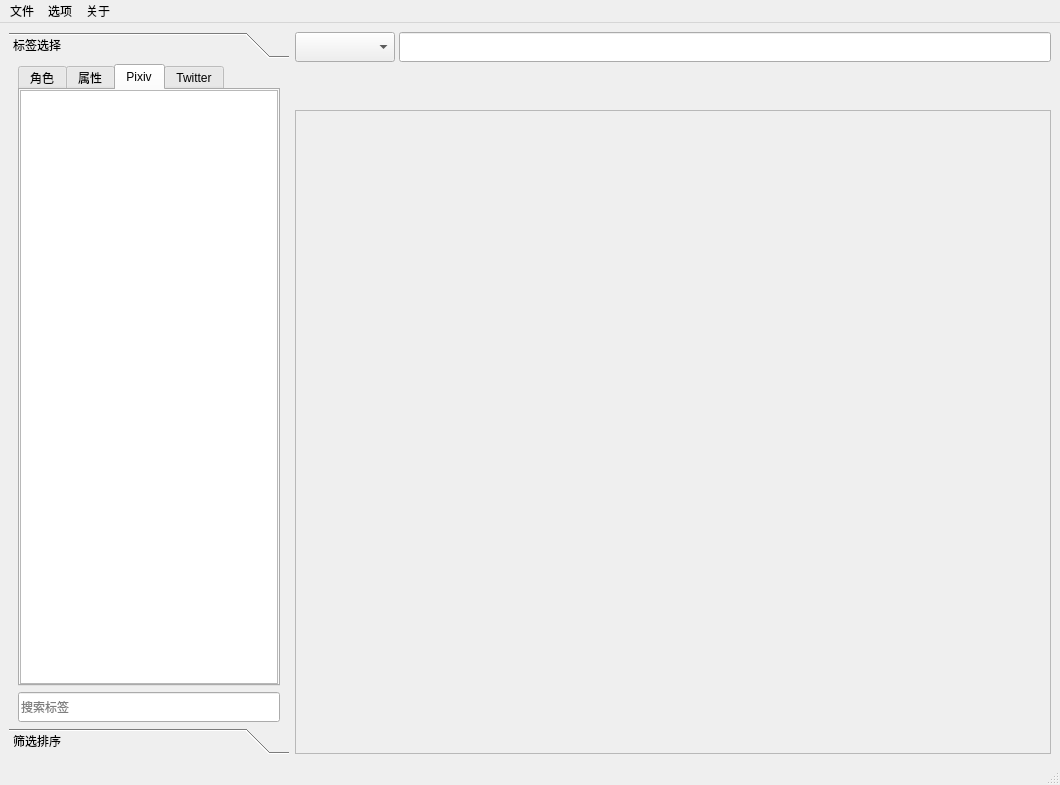
<?xml version="1.0" encoding="UTF-8"?>
<ui version="4.0">
 <class>MainWindow</class>
 <widget class="QMainWindow" name="MainWindow">
  <property name="enabled">
   <bool>true</bool>
  </property>
  <property name="geometry">
   <rect>
    <x>0</x>
    <y>0</y>
    <width>1060</width>
    <height>785</height>
   </rect>
  </property>
  <property name="windowTitle">
   <string>Waifu Gallery 插画管理</string>
  </property>
  <property name="windowIcon">
   <iconset>
    <normaloff>res/image/icon/picture_manager.png</normaloff>res/image/icon/picture_manager.png</iconset>
  </property>
  <widget class="QWidget" name="centralwidget">
   <layout class="QHBoxLayout" name="horizontalLayout_4">
    <item>
     <widget class="QToolBox" name="filterToolBox">
      <property name="maximumSize">
       <size>
        <width>280</width>
        <height>16777215</height>
       </size>
      </property>
      <property name="currentIndex">
       <number>0</number>
      </property>
      <widget class="QWidget" name="tagSelector">
       <property name="geometry">
        <rect>
         <x>0</x>
         <y>0</y>
         <width>280</width>
         <height>654</height>
        </rect>
       </property>
       <attribute name="label">
        <string>标签选择</string>
       </attribute>
       <layout class="QVBoxLayout" name="tagSelectorLayout">
        <property name="topMargin">
         <number>0</number>
        </property>
        <property name="bottomMargin">
         <number>0</number>
        </property>
        <item>
         <widget class="QTabWidget" name="tagListTabWidget">
          <property name="layoutDirection">
           <enum>Qt::LayoutDirection::LeftToRight</enum>
          </property>
          <property name="tabPosition">
           <enum>QTabWidget::TabPosition::North</enum>
          </property>
          <property name="tabShape">
           <enum>QTabWidget::TabShape::Rounded</enum>
          </property>
          <property name="currentIndex">
           <number>2</number>
          </property>
          <property name="tabsClosable">
           <bool>false</bool>
          </property>
          <widget class="QWidget" name="characterTagTab">
           <attribute name="title">
            <string>角色</string>
           </attribute>
           <layout class="QVBoxLayout" name="characterTagTabLayout">
            <property name="spacing">
             <number>0</number>
            </property>
            <property name="leftMargin">
             <number>0</number>
            </property>
            <property name="topMargin">
             <number>0</number>
            </property>
            <property name="rightMargin">
             <number>0</number>
            </property>
            <property name="bottomMargin">
             <number>0</number>
            </property>
            <item>
             <widget class="QListWidget" name="characterTagList"/>
            </item>
           </layout>
          </widget>
          <widget class="QWidget" name="generalTagTab">
           <attribute name="title">
            <string>属性</string>
           </attribute>
           <layout class="QVBoxLayout" name="characterTagListLayout">
            <property name="spacing">
             <number>0</number>
            </property>
            <property name="leftMargin">
             <number>0</number>
            </property>
            <property name="topMargin">
             <number>0</number>
            </property>
            <property name="rightMargin">
             <number>0</number>
            </property>
            <property name="bottomMargin">
             <number>0</number>
            </property>
            <item>
             <widget class="QListWidget" name="generalTagList"/>
            </item>
           </layout>
          </widget>
          <widget class="QWidget" name="pixivTagTab">
           <attribute name="title">
            <string>Pixiv</string>
           </attribute>
           <layout class="QVBoxLayout" name="attributeTagListLayout">
            <property name="spacing">
             <number>0</number>
            </property>
            <property name="leftMargin">
             <number>0</number>
            </property>
            <property name="topMargin">
             <number>0</number>
            </property>
            <property name="rightMargin">
             <number>0</number>
            </property>
            <property name="bottomMargin">
             <number>0</number>
            </property>
            <item>
             <widget class="QListWidget" name="pixivTagList"/>
            </item>
           </layout>
          </widget>
          <widget class="QWidget" name="twitterHashtagTab">
           <attribute name="title">
            <string>Twitter</string>
           </attribute>
           <layout class="QVBoxLayout" name="twitterTagTabLayout">
            <property name="spacing">
             <number>0</number>
            </property>
            <property name="leftMargin">
             <number>0</number>
            </property>
            <property name="topMargin">
             <number>0</number>
            </property>
            <property name="rightMargin">
             <number>0</number>
            </property>
            <property name="bottomMargin">
             <number>0</number>
            </property>
            <item>
             <widget class="QListWidget" name="twitterHashtagList"/>
            </item>
           </layout>
          </widget>
         </widget>
        </item>
        <item>
         <widget class="QLineEdit" name="searchTagTextEdit">
          <property name="minimumSize">
           <size>
            <width>0</width>
            <height>30</height>
           </size>
          </property>
          <property name="placeholderText">
           <string>搜索标签</string>
          </property>
         </widget>
        </item>
       </layout>
      </widget>
      <widget class="QWidget" name="imageFilter">
       <property name="geometry">
        <rect>
         <x>0</x>
         <y>0</y>
         <width>278</width>
         <height>561</height>
        </rect>
       </property>
       <attribute name="label">
        <string>筛选排序</string>
       </attribute>
       <layout class="QVBoxLayout" name="verticalLayout_5" stretch="3,2">
        <property name="leftMargin">
         <number>5</number>
        </property>
        <property name="rightMargin">
         <number>5</number>
        </property>
        <item>
         <widget class="QGroupBox" name="filterGroupBox">
          <property name="title">
           <string>筛选</string>
          </property>
          <layout class="QVBoxLayout" name="verticalLayout_6">
           <item>
            <layout class="QHBoxLayout" name="horizontalLayout_13">
             <item>
              <widget class="QLabel" name="label_11">
               <property name="text">
                <string>限制级别</string>
               </property>
              </widget>
             </item>
             <item>
              <spacer name="horizontalSpacer_6">
               <property name="orientation">
                <enum>Qt::Orientation::Horizontal</enum>
               </property>
               <property name="sizeHint" stdset="0">
                <size>
                 <width>40</width>
                 <height>20</height>
                </size>
               </property>
              </spacer>
             </item>
            </layout>
           </item>
           <item>
            <layout class="QHBoxLayout" name="horizontalLayout_14">
             <item>
              <widget class="QCheckBox" name="unknowRestrictCheckBox">
               <property name="text">
                <string>未知</string>
               </property>
               <property name="checked">
                <bool>true</bool>
               </property>
              </widget>
             </item>
             <item>
              <widget class="QCheckBox" name="allAgeCheckBox">
               <property name="text">
                <string>全年龄</string>
               </property>
               <property name="checked">
                <bool>true</bool>
               </property>
              </widget>
             </item>
             <item>
              <widget class="QCheckBox" name="r18CheckBox">
               <property name="text">
                <string>R-18</string>
               </property>
              </widget>
             </item>
             <item>
              <widget class="QCheckBox" name="r18gCheckBox">
               <property name="text">
                <string>R-18G</string>
               </property>
              </widget>
             </item>
            </layout>
           </item>
           <item>
            <widget class="Line" name="line_4">
             <property name="orientation">
              <enum>Qt::Orientation::Horizontal</enum>
             </property>
            </widget>
           </item>
           <item>
            <layout class="QHBoxLayout" name="horizontalLayout_15">
             <item>
              <widget class="QLabel" name="label_12">
               <property name="text">
                <string>AI类型</string>
               </property>
              </widget>
             </item>
             <item>
              <spacer name="horizontalSpacer_3">
               <property name="orientation">
                <enum>Qt::Orientation::Horizontal</enum>
               </property>
               <property name="sizeHint" stdset="0">
                <size>
                 <width>40</width>
                 <height>20</height>
                </size>
               </property>
              </spacer>
             </item>
            </layout>
           </item>
           <item>
            <layout class="QHBoxLayout" name="horizontalLayout_16">
             <item>
              <widget class="QCheckBox" name="unknowAICheckBox">
               <property name="text">
                <string>未知</string>
               </property>
               <property name="checked">
                <bool>true</bool>
               </property>
              </widget>
             </item>
             <item>
              <widget class="QCheckBox" name="noAICheckBox">
               <property name="text">
                <string>非AI</string>
               </property>
               <property name="checked">
                <bool>true</bool>
               </property>
              </widget>
             </item>
             <item>
              <widget class="QCheckBox" name="aiCheckBox">
               <property name="text">
                <string>AI生成</string>
               </property>
               <property name="checked">
                <bool>true</bool>
               </property>
              </widget>
             </item>
            </layout>
           </item>
           <item>
            <widget class="Line" name="line">
             <property name="orientation">
              <enum>Qt::Orientation::Horizontal</enum>
             </property>
            </widget>
           </item>
           <item>
            <layout class="QHBoxLayout" name="horizontalLayout_2">
             <item>
              <widget class="QLabel" name="label_3">
               <property name="text">
                <string>文件格式</string>
               </property>
              </widget>
             </item>
             <item>
              <spacer name="horizontalSpacer_2">
               <property name="orientation">
                <enum>Qt::Orientation::Horizontal</enum>
               </property>
               <property name="sizeHint" stdset="0">
                <size>
                 <width>40</width>
                 <height>20</height>
                </size>
               </property>
              </spacer>
             </item>
            </layout>
           </item>
           <item>
            <layout class="QHBoxLayout" name="horizontalLayout">
             <item>
              <widget class="QCheckBox" name="jpgCheckBox">
               <property name="text">
                <string>JPG</string>
               </property>
               <property name="checked">
                <bool>true</bool>
               </property>
              </widget>
             </item>
             <item>
              <widget class="QCheckBox" name="pngCheckBox">
               <property name="text">
                <string>PNG</string>
               </property>
               <property name="checked">
                <bool>true</bool>
               </property>
              </widget>
             </item>
             <item>
              <widget class="QCheckBox" name="gifCheckBox">
               <property name="text">
                <string>GIF</string>
               </property>
               <property name="checked">
                <bool>true</bool>
               </property>
              </widget>
             </item>
             <item>
              <widget class="QCheckBox" name="webpCheckBox">
               <property name="text">
                <string>WEBP</string>
               </property>
               <property name="checked">
                <bool>true</bool>
               </property>
              </widget>
             </item>
            </layout>
           </item>
           <item>
            <widget class="Line" name="line_3">
             <property name="orientation">
              <enum>Qt::Orientation::Horizontal</enum>
             </property>
            </widget>
           </item>
           <item>
            <layout class="QHBoxLayout" name="horizontalLayout_9">
             <item>
              <widget class="QLabel" name="label_4">
               <property name="text">
                <string>分辨率</string>
               </property>
              </widget>
             </item>
             <item>
              <spacer name="horizontalSpacer">
               <property name="orientation">
                <enum>Qt::Orientation::Horizontal</enum>
               </property>
               <property name="sizeHint" stdset="0">
                <size>
                 <width>40</width>
                 <height>20</height>
                </size>
               </property>
              </spacer>
             </item>
            </layout>
           </item>
           <item>
            <layout class="QHBoxLayout" name="horizontalLayout_6">
             <item>
              <widget class="QLabel" name="label">
               <property name="text">
                <string>宽：</string>
               </property>
              </widget>
             </item>
             <item>
              <widget class="QLineEdit" name="minWidthEdit">
               <property name="minimumSize">
                <size>
                 <width>0</width>
                 <height>25</height>
                </size>
               </property>
               <property name="placeholderText">
                <string>最小值</string>
               </property>
              </widget>
             </item>
             <item>
              <widget class="QLabel" name="label_13">
               <property name="text">
                <string>-</string>
               </property>
              </widget>
             </item>
             <item>
              <widget class="QLineEdit" name="maxWidthEdit">
               <property name="placeholderText">
                <string>最大值</string>
               </property>
              </widget>
             </item>
            </layout>
           </item>
           <item>
            <layout class="QHBoxLayout" name="horizontalLayout_7">
             <item>
              <widget class="QLabel" name="label_2">
               <property name="sizePolicy">
                <sizepolicy hsizetype="Preferred" vsizetype="Minimum">
                 <horstretch>0</horstretch>
                 <verstretch>0</verstretch>
                </sizepolicy>
               </property>
               <property name="text">
                <string>高：</string>
               </property>
              </widget>
             </item>
             <item>
              <widget class="QLineEdit" name="minHeightEdit">
               <property name="placeholderText">
                <string>最小值</string>
               </property>
              </widget>
             </item>
             <item>
              <widget class="QLabel" name="label_14">
               <property name="text">
                <string>-</string>
               </property>
              </widget>
             </item>
             <item>
              <widget class="QLineEdit" name="maxHeightEdit">
               <property name="minimumSize">
                <size>
                 <width>0</width>
                 <height>25</height>
                </size>
               </property>
               <property name="placeholderText">
                <string>最大值</string>
               </property>
              </widget>
             </item>
            </layout>
           </item>
          </layout>
         </widget>
        </item>
        <item>
         <widget class="QGroupBox" name="sortGroupBox">
          <property name="title">
           <string>排序</string>
          </property>
          <layout class="QVBoxLayout" name="verticalLayout_7">
           <item>
            <widget class="Line" name="line_2">
             <property name="orientation">
              <enum>Qt::Orientation::Horizontal</enum>
             </property>
            </widget>
           </item>
           <item>
            <layout class="QHBoxLayout" name="horizontalLayout_12">
             <item>
              <widget class="QLabel" name="label_6">
               <property name="text">
                <string>排列顺序</string>
               </property>
              </widget>
             </item>
             <item>
              <spacer name="horizontalSpacer_5">
               <property name="orientation">
                <enum>Qt::Orientation::Horizontal</enum>
               </property>
               <property name="sizeHint" stdset="0">
                <size>
                 <width>40</width>
                 <height>20</height>
                </size>
               </property>
              </spacer>
             </item>
             <item>
              <widget class="QComboBox" name="orderComboBox"/>
             </item>
            </layout>
           </item>
           <item>
            <widget class="QComboBox" name="sortComboBox">
             <property name="minimumSize">
              <size>
               <width>0</width>
               <height>25</height>
              </size>
             </property>
             <property name="currentText">
              <string/>
             </property>
             <property name="currentIndex">
              <number>-1</number>
             </property>
            </widget>
           </item>
           <item>
            <layout class="QHBoxLayout" name="horizontalLayout_11">
             <item>
              <widget class="QLabel" name="label_5">
               <property name="text">
                <string>宽高比</string>
               </property>
              </widget>
             </item>
             <item>
              <spacer name="horizontalSpacer_4">
               <property name="orientation">
                <enum>Qt::Orientation::Horizontal</enum>
               </property>
               <property name="sizeHint" stdset="0">
                <size>
                 <width>40</width>
                 <height>20</height>
                </size>
               </property>
              </spacer>
             </item>
             <item>
              <widget class="QCheckBox" name="enableRatioCheckBox">
               <property name="text">
                <string>启用</string>
               </property>
              </widget>
             </item>
            </layout>
           </item>
           <item>
            <layout class="QVBoxLayout" name="verticalLayout_12">
             <item>
              <layout class="QHBoxLayout" name="horizontalLayout_5">
               <item>
                <widget class="QLabel" name="label_7">
                 <property name="sizePolicy">
                  <sizepolicy hsizetype="Preferred" vsizetype="Preferred">
                   <horstretch>0</horstretch>
                   <verstretch>0</verstretch>
                  </sizepolicy>
                 </property>
                 <property name="text">
                  <string>宽图</string>
                 </property>
                </widget>
               </item>
               <item>
                <widget class="QLabel" name="label_8">
                 <property name="sizePolicy">
                  <sizepolicy hsizetype="Preferred" vsizetype="Preferred">
                   <horstretch>0</horstretch>
                   <verstretch>0</verstretch>
                  </sizepolicy>
                 </property>
                 <property name="text">
                  <string>方图</string>
                 </property>
                 <property name="alignment">
                  <set>Qt::AlignmentFlag::AlignCenter</set>
                 </property>
                </widget>
               </item>
               <item>
                <widget class="QLabel" name="label_9">
                 <property name="sizePolicy">
                  <sizepolicy hsizetype="Preferred" vsizetype="Preferred">
                   <horstretch>0</horstretch>
                   <verstretch>0</verstretch>
                  </sizepolicy>
                 </property>
                 <property name="text">
                  <string>长图</string>
                 </property>
                 <property name="alignment">
                  <set>Qt::AlignmentFlag::AlignRight|Qt::AlignmentFlag::AlignTrailing|Qt::AlignmentFlag::AlignVCenter</set>
                 </property>
                </widget>
               </item>
              </layout>
             </item>
             <item>
              <widget class="QSlider" name="ratioSlider">
               <property name="enabled">
                <bool>false</bool>
               </property>
               <property name="minimumSize">
                <size>
                 <width>0</width>
                 <height>20</height>
                </size>
               </property>
               <property name="toolTipDuration">
                <number>2</number>
               </property>
               <property name="styleSheet">
                <string notr="true">QSlider::sub-page:horizontal, QSlider::add-page:horizontal {
background: rgb(0,200,200);
}</string>
               </property>
               <property name="minimum">
                <number>-40</number>
               </property>
               <property name="maximum">
                <number>40</number>
               </property>
               <property name="pageStep">
                <number>1</number>
               </property>
               <property name="value">
                <number>0</number>
               </property>
               <property name="sliderPosition">
                <number>0</number>
               </property>
               <property name="tracking">
                <bool>true</bool>
               </property>
               <property name="orientation">
                <enum>Qt::Orientation::Horizontal</enum>
               </property>
               <property name="invertedAppearance">
                <bool>false</bool>
               </property>
               <property name="invertedControls">
                <bool>false</bool>
               </property>
               <property name="tickPosition">
                <enum>QSlider::TickPosition::NoTicks</enum>
               </property>
              </widget>
             </item>
            </layout>
           </item>
           <item>
            <layout class="QHBoxLayout" name="horizontalLayout_8">
             <item>
              <widget class="QDoubleSpinBox" name="widthRatioSpinBox">
               <property name="enabled">
                <bool>false</bool>
               </property>
               <property name="minimumSize">
                <size>
                 <width>0</width>
                 <height>30</height>
                </size>
               </property>
               <property name="alignment">
                <set>Qt::AlignmentFlag::AlignCenter</set>
               </property>
               <property name="decimals">
                <number>2</number>
               </property>
               <property name="maximum">
                <double>100.000000000000000</double>
               </property>
               <property name="singleStep">
                <double>1.000000000000000</double>
               </property>
               <property name="value">
                <double>1.000000000000000</double>
               </property>
              </widget>
             </item>
             <item>
              <widget class="QLabel" name="label_10">
               <property name="sizePolicy">
                <sizepolicy hsizetype="Minimum" vsizetype="Preferred">
                 <horstretch>0</horstretch>
                 <verstretch>0</verstretch>
                </sizepolicy>
               </property>
               <property name="maximumSize">
                <size>
                 <width>10</width>
                 <height>16777215</height>
                </size>
               </property>
               <property name="text">
                <string>:</string>
               </property>
               <property name="alignment">
                <set>Qt::AlignmentFlag::AlignCenter</set>
               </property>
              </widget>
             </item>
             <item>
              <widget class="QDoubleSpinBox" name="heightRatioSpinBox">
               <property name="enabled">
                <bool>false</bool>
               </property>
               <property name="minimumSize">
                <size>
                 <width>0</width>
                 <height>30</height>
                </size>
               </property>
               <property name="alignment">
                <set>Qt::AlignmentFlag::AlignCenter</set>
               </property>
               <property name="decimals">
                <number>2</number>
               </property>
               <property name="maximum">
                <double>100.000000000000000</double>
               </property>
               <property name="singleStep">
                <double>1.000000000000000</double>
               </property>
               <property name="value">
                <double>1.000000000000000</double>
               </property>
              </widget>
             </item>
            </layout>
           </item>
          </layout>
         </widget>
        </item>
       </layout>
      </widget>
     </widget>
    </item>
    <item>
     <layout class="QVBoxLayout" name="picVerticalLayout">
      <property name="spacing">
       <number>4</number>
      </property>
      <item>
       <widget class="QWidget" name="searchWidget" native="true">
        <property name="minimumSize">
         <size>
          <width>0</width>
          <height>30</height>
         </size>
        </property>
        <property name="maximumSize">
         <size>
          <width>16777215</width>
          <height>30</height>
         </size>
        </property>
        <layout class="QHBoxLayout" name="horizontalLayout_3">
         <property name="spacing">
          <number>4</number>
         </property>
         <property name="leftMargin">
          <number>0</number>
         </property>
         <property name="topMargin">
          <number>0</number>
         </property>
         <property name="rightMargin">
          <number>0</number>
         </property>
         <property name="bottomMargin">
          <number>0</number>
         </property>
         <item>
          <widget class="QComboBox" name="searchComboBox">
           <property name="sizePolicy">
            <sizepolicy hsizetype="MinimumExpanding" vsizetype="MinimumExpanding">
             <horstretch>0</horstretch>
             <verstretch>0</verstretch>
            </sizepolicy>
           </property>
           <property name="minimumSize">
            <size>
             <width>40</width>
             <height>30</height>
            </size>
           </property>
           <property name="maximumSize">
            <size>
             <width>100</width>
             <height>16777215</height>
            </size>
           </property>
           <property name="currentIndex">
            <number>-1</number>
           </property>
          </widget>
         </item>
         <item>
          <widget class="QLineEdit" name="searchLineEdit">
           <property name="sizePolicy">
            <sizepolicy hsizetype="Expanding" vsizetype="Preferred">
             <horstretch>0</horstretch>
             <verstretch>0</verstretch>
            </sizepolicy>
           </property>
          </widget>
         </item>
        </layout>
       </widget>
      </item>
      <item>
       <widget class="QScrollArea" name="selectedTagScrollArea">
        <property name="enabled">
         <bool>true</bool>
        </property>
        <property name="sizePolicy">
         <sizepolicy hsizetype="Expanding" vsizetype="Minimum">
          <horstretch>0</horstretch>
          <verstretch>0</verstretch>
         </sizepolicy>
        </property>
        <property name="minimumSize">
         <size>
          <width>0</width>
          <height>30</height>
         </size>
        </property>
        <property name="maximumSize">
         <size>
          <width>16777215</width>
          <height>40</height>
         </size>
        </property>
        <property name="frameShape">
         <enum>QFrame::Shape::NoFrame</enum>
        </property>
        <property name="widgetResizable">
         <bool>true</bool>
        </property>
        <widget class="QWidget" name="selectedTagWidget">
         <property name="geometry">
          <rect>
           <x>0</x>
           <y>0</y>
           <width>754</width>
           <height>40</height>
          </rect>
         </property>
         <layout class="QHBoxLayout" name="selectedTagLayout">
          <property name="spacing">
           <number>5</number>
          </property>
          <property name="leftMargin">
           <number>5</number>
          </property>
          <property name="topMargin">
           <number>5</number>
          </property>
          <property name="rightMargin">
           <number>5</number>
          </property>
          <property name="bottomMargin">
           <number>5</number>
          </property>
         </layout>
        </widget>
       </widget>
      </item>
      <item>
       <widget class="QScrollArea" name="picBrowseScrollArea">
        <property name="horizontalScrollBarPolicy">
         <enum>Qt::ScrollBarPolicy::ScrollBarAlwaysOff</enum>
        </property>
        <property name="widgetResizable">
         <bool>true</bool>
        </property>
        <widget class="QWidget" name="picBrowseWidget">
         <property name="geometry">
          <rect>
           <x>0</x>
           <y>0</y>
           <width>752</width>
           <height>632</height>
          </rect>
         </property>
         <property name="sizePolicy">
          <sizepolicy hsizetype="Preferred" vsizetype="Minimum">
           <horstretch>0</horstretch>
           <verstretch>0</verstretch>
          </sizepolicy>
         </property>
         <layout class="QGridLayout" name="picDisplayLayout"/>
        </widget>
       </widget>
      </item>
     </layout>
    </item>
   </layout>
  </widget>
  <widget class="QStatusBar" name="statusbar"/>
  <widget class="QMenuBar" name="menubar">
   <property name="geometry">
    <rect>
     <x>0</x>
     <y>0</y>
     <width>1060</width>
     <height>33</height>
    </rect>
   </property>
   <widget class="QMenu" name="menu">
    <property name="title">
     <string>文件</string>
    </property>
    <addaction name="addNewPicsAction"/>
    <addaction name="action_Powerful_Pixiv_Downloader"/>
    <addaction name="action_gallery_dl_twitter"/>
   </widget>
   <widget class="QMenu" name="menu_2">
    <property name="title">
     <string>关于</string>
    </property>
   </widget>
   <widget class="QMenu" name="menu_3">
    <property name="title">
     <string>选项</string>
    </property>
   </widget>
   <addaction name="menu"/>
   <addaction name="menu_3"/>
   <addaction name="menu_2"/>
  </widget>
  <action name="showRestrictedAction">
   <property name="checkable">
    <bool>true</bool>
   </property>
   <property name="text">
    <string>R-18</string>
   </property>
  </action>
  <action name="addNewPicsAction">
   <property name="text">
    <string>添加新图片...</string>
   </property>
  </action>
  <action name="action_Powerful_Pixiv_Downloader">
   <property name="text">
    <string>添加Powerful Pixiv Downloader下载的图片</string>
   </property>
  </action>
  <action name="action_gallery_dl_twitter">
   <property name="text">
    <string>添加gallery-dl下载的Twitter图片</string>
   </property>
  </action>
 </widget>
 <resources/>
 <connections/>
</ui>
